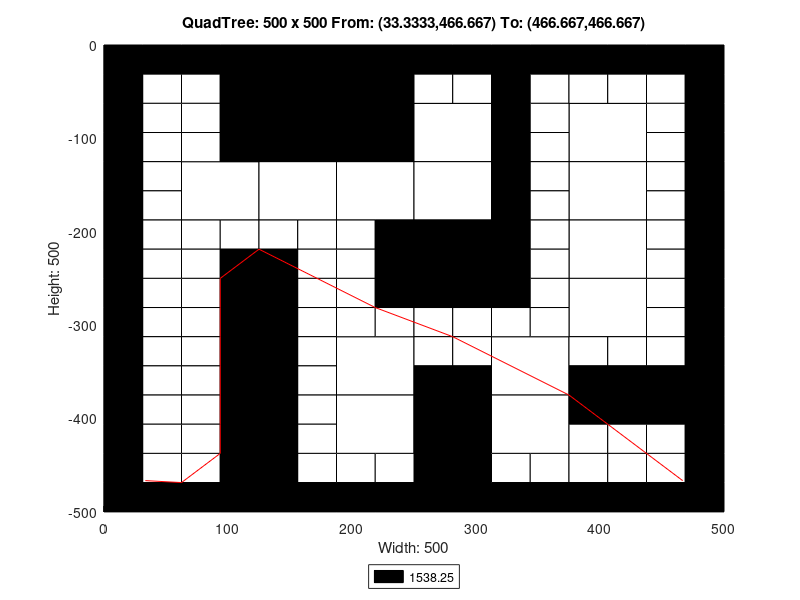

MATLAB code to generate this figure:
axis([0 500 -500 0]);
title('QuadTree: 500 x 500 From: (33.3333,466.667) To: (466.667,466.667)');
xlabel('Width: 500');
ylabel('Height: 500');
rectangle('Position',[125 -125 125 125], 'FaceColor',[0 0 0]);
rectangle('Position',[62.5 -187.5 62.5 62.5], 'FaceColor',[1 1 1]);
rectangle('Position',[125 -187.5 62.5 62.5], 'FaceColor',[1 1 1]);
rectangle('Position',[187.5 -187.5 62.5 62.5], 'FaceColor',[1 1 1]);
rectangle('Position',[250 -125 62.5 62.5], 'FaceColor',[1 1 1]);
rectangle('Position',[375 -125 62.5 62.5], 'FaceColor',[1 1 1]);
rectangle('Position',[250 -187.5 62.5 62.5], 'FaceColor',[1 1 1]);
rectangle('Position',[250 -250 62.5 62.5], 'FaceColor',[0 0 0]);
rectangle('Position',[375 -187.5 62.5 62.5], 'FaceColor',[1 1 1]);
rectangle('Position',[375 -250 62.5 62.5], 'FaceColor',[1 1 1]);
rectangle('Position',[187.5 -375 62.5 62.5], 'FaceColor',[1 1 1]);
rectangle('Position',[187.5 -437.5 62.5 62.5], 'FaceColor',[1 1 1]);
rectangle('Position',[312.5 -375 62.5 62.5], 'FaceColor',[1 1 1]);
rectangle('Position',[375 -312.5 62.5 62.5], 'FaceColor',[1 1 1]);
rectangle('Position',[250 -437.5 62.5 62.5], 'FaceColor',[0 0 0]);
rectangle('Position',[312.5 -437.5 62.5 62.5], 'FaceColor',[1 1 1]);
rectangle('Position',[250 -500 62.5 62.5], 'FaceColor',[0 0 0]);
rectangle('Position',[0 -31.25 31.25 31.25], 'FaceColor',[0 0 0]);
rectangle('Position',[31.25 -31.25 31.25 31.25], 'FaceColor',[0 0 0]);
rectangle('Position',[0 -62.5 31.25 31.25], 'FaceColor',[0 0 0]);
rectangle('Position',[31.25 -62.5 31.25 31.25], 'FaceColor',[1 1 1]);
rectangle('Position',[62.5 -31.25 31.25 31.25], 'FaceColor',[0 0 0]);
rectangle('Position',[93.75 -31.25 31.25 31.25], 'FaceColor',[0 0 0]);
rectangle('Position',[62.5 -62.5 31.25 31.25], 'FaceColor',[1 1 1]);
rectangle('Position',[93.75 -62.5 31.25 31.25], 'FaceColor',[0 0 0]);
rectangle('Position',[0 -93.75 31.25 31.25], 'FaceColor',[0 0 0]);
rectangle('Position',[31.25 -93.75 31.25 31.25], 'FaceColor',[1 1 1]);
rectangle('Position',[0 -125 31.25 31.25], 'FaceColor',[0 0 0]);
rectangle('Position',[31.25 -125 31.25 31.25], 'FaceColor',[1 1 1]);
rectangle('Position',[62.5 -93.75 31.25 31.25], 'FaceColor',[1 1 1]);
rectangle('Position',[93.75 -93.75 31.25 31.25], 'FaceColor',[0 0 0]);
rectangle('Position',[62.5 -125 31.25 31.25], 'FaceColor',[1 1 1]);
rectangle('Position',[93.75 -125 31.25 31.25], 'FaceColor',[0 0 0]);
rectangle('Position',[0 -156.25 31.25 31.25], 'FaceColor',[0 0 0]);
rectangle('Position',[31.25 -156.25 31.25 31.25], 'FaceColor',[1 1 1]);
rectangle('Position',[0 -187.5 31.25 31.25], 'FaceColor',[0 0 0]);
rectangle('Position',[31.25 -187.5 31.25 31.25], 'FaceColor',[1 1 1]);
rectangle('Position',[0 -218.75 31.25 31.25], 'FaceColor',[0 0 0]);
rectangle('Position',[31.25 -218.75 31.25 31.25], 'FaceColor',[1 1 1]);
rectangle('Position',[0 -250 31.25 31.25], 'FaceColor',[0 0 0]);
rectangle('Position',[31.25 -250 31.25 31.25], 'FaceColor',[1 1 1]);
rectangle('Position',[62.5 -218.75 31.25 31.25], 'FaceColor',[1 1 1]);
rectangle('Position',[93.75 -218.75 31.25 31.25], 'FaceColor',[1 1 1]);
rectangle('Position',[62.5 -250 31.25 31.25], 'FaceColor',[1 1 1]);
rectangle('Position',[93.75 -250 31.25 31.25], 'FaceColor',[0 0 0]);
rectangle('Position',[125 -218.75 31.25 31.25], 'FaceColor',[1 1 1]);
rectangle('Position',[156.25 -218.75 31.25 31.25], 'FaceColor',[1 1 1]);
rectangle('Position',[125 -250 31.25 31.25], 'FaceColor',[0 0 0]);
rectangle('Position',[156.25 -250 31.25 31.25], 'FaceColor',[1 1 1]);
rectangle('Position',[187.5 -218.75 31.25 31.25], 'FaceColor',[1 1 1]);
rectangle('Position',[218.75 -218.75 31.25 31.25], 'FaceColor',[0 0 0]);
rectangle('Position',[187.5 -250 31.25 31.25], 'FaceColor',[1 1 1]);
rectangle('Position',[218.75 -250 31.25 31.25], 'FaceColor',[0 0 0]);
rectangle('Position',[250 -31.25 31.25 31.25], 'FaceColor',[0 0 0]);
rectangle('Position',[281.25 -31.25 31.25 31.25], 'FaceColor',[0 0 0]);
rectangle('Position',[250 -62.5 31.25 31.25], 'FaceColor',[1 1 1]);
rectangle('Position',[281.25 -62.5 31.25 31.25], 'FaceColor',[1 1 1]);
rectangle('Position',[312.5 -31.25 31.25 31.25], 'FaceColor',[0 0 0]);
rectangle('Position',[343.75 -31.25 31.25 31.25], 'FaceColor',[0 0 0]);
rectangle('Position',[312.5 -62.5 31.25 31.25], 'FaceColor',[0 0 0]);
rectangle('Position',[343.75 -62.5 31.25 31.25], 'FaceColor',[1 1 1]);
rectangle('Position',[312.5 -93.75 31.25 31.25], 'FaceColor',[0 0 0]);
rectangle('Position',[343.75 -93.75 31.25 31.25], 'FaceColor',[1 1 1]);
rectangle('Position',[312.5 -125 31.25 31.25], 'FaceColor',[0 0 0]);
rectangle('Position',[343.75 -125 31.25 31.25], 'FaceColor',[1 1 1]);
rectangle('Position',[375 -31.25 31.25 31.25], 'FaceColor',[0 0 0]);
rectangle('Position',[406.25 -31.25 31.25 31.25], 'FaceColor',[0 0 0]);
rectangle('Position',[375 -62.5 31.25 31.25], 'FaceColor',[1 1 1]);
rectangle('Position',[406.25 -62.5 31.25 31.25], 'FaceColor',[1 1 1]);
rectangle('Position',[437.5 -31.25 31.25 31.25], 'FaceColor',[0 0 0]);
rectangle('Position',[468.75 -31.25 31.25 31.25], 'FaceColor',[0 0 0]);
rectangle('Position',[437.5 -62.5 31.25 31.25], 'FaceColor',[1 1 1]);
rectangle('Position',[468.75 -62.5 31.25 31.25], 'FaceColor',[0 0 0]);
rectangle('Position',[437.5 -93.75 31.25 31.25], 'FaceColor',[1 1 1]);
rectangle('Position',[468.75 -93.75 31.25 31.25], 'FaceColor',[0 0 0]);
rectangle('Position',[437.5 -125 31.25 31.25], 'FaceColor',[1 1 1]);
rectangle('Position',[468.75 -125 31.25 31.25], 'FaceColor',[0 0 0]);
rectangle('Position',[312.5 -156.25 31.25 31.25], 'FaceColor',[0 0 0]);
rectangle('Position',[343.75 -156.25 31.25 31.25], 'FaceColor',[1 1 1]);
rectangle('Position',[312.5 -187.5 31.25 31.25], 'FaceColor',[0 0 0]);
rectangle('Position',[343.75 -187.5 31.25 31.25], 'FaceColor',[1 1 1]);
rectangle('Position',[312.5 -218.75 31.25 31.25], 'FaceColor',[0 0 0]);
rectangle('Position',[343.75 -218.75 31.25 31.25], 'FaceColor',[1 1 1]);
rectangle('Position',[312.5 -250 31.25 31.25], 'FaceColor',[0 0 0]);
rectangle('Position',[343.75 -250 31.25 31.25], 'FaceColor',[1 1 1]);
rectangle('Position',[437.5 -156.25 31.25 31.25], 'FaceColor',[1 1 1]);
rectangle('Position',[468.75 -156.25 31.25 31.25], 'FaceColor',[0 0 0]);
rectangle('Position',[437.5 -187.5 31.25 31.25], 'FaceColor',[1 1 1]);
rectangle('Position',[468.75 -187.5 31.25 31.25], 'FaceColor',[0 0 0]);
rectangle('Position',[437.5 -218.75 31.25 31.25], 'FaceColor',[1 1 1]);
rectangle('Position',[468.75 -218.75 31.25 31.25], 'FaceColor',[0 0 0]);
rectangle('Position',[437.5 -250 31.25 31.25], 'FaceColor',[1 1 1]);
rectangle('Position',[468.75 -250 31.25 31.25], 'FaceColor',[0 0 0]);
rectangle('Position',[0 -281.25 31.25 31.25], 'FaceColor',[0 0 0]);
rectangle('Position',[31.25 -281.25 31.25 31.25], 'FaceColor',[1 1 1]);
rectangle('Position',[0 -312.5 31.25 31.25], 'FaceColor',[0 0 0]);
rectangle('Position',[31.25 -312.5 31.25 31.25], 'FaceColor',[1 1 1]);
rectangle('Position',[62.5 -281.25 31.25 31.25], 'FaceColor',[1 1 1]);
rectangle('Position',[93.75 -281.25 31.25 31.25], 'FaceColor',[0 0 0]);
rectangle('Position',[62.5 -312.5 31.25 31.25], 'FaceColor',[1 1 1]);
rectangle('Position',[93.75 -312.5 31.25 31.25], 'FaceColor',[0 0 0]);
rectangle('Position',[0 -343.75 31.25 31.25], 'FaceColor',[0 0 0]);
rectangle('Position',[31.25 -343.75 31.25 31.25], 'FaceColor',[1 1 1]);
rectangle('Position',[0 -375 31.25 31.25], 'FaceColor',[0 0 0]);
rectangle('Position',[31.25 -375 31.25 31.25], 'FaceColor',[1 1 1]);
rectangle('Position',[62.5 -343.75 31.25 31.25], 'FaceColor',[1 1 1]);
rectangle('Position',[93.75 -343.75 31.25 31.25], 'FaceColor',[0 0 0]);
rectangle('Position',[62.5 -375 31.25 31.25], 'FaceColor',[1 1 1]);
rectangle('Position',[93.75 -375 31.25 31.25], 'FaceColor',[0 0 0]);
rectangle('Position',[125 -281.25 31.25 31.25], 'FaceColor',[0 0 0]);
rectangle('Position',[156.25 -281.25 31.25 31.25], 'FaceColor',[1 1 1]);
rectangle('Position',[125 -312.5 31.25 31.25], 'FaceColor',[0 0 0]);
rectangle('Position',[156.25 -312.5 31.25 31.25], 'FaceColor',[1 1 1]);
rectangle('Position',[187.5 -281.25 31.25 31.25], 'FaceColor',[1 1 1]);
rectangle('Position',[218.75 -281.25 31.25 31.25], 'FaceColor',[0 0 0]);
rectangle('Position',[187.5 -312.5 31.25 31.25], 'FaceColor',[1 1 1]);
rectangle('Position',[218.75 -312.5 31.25 31.25], 'FaceColor',[1 1 1]);
rectangle('Position',[125 -343.75 31.25 31.25], 'FaceColor',[0 0 0]);
rectangle('Position',[156.25 -343.75 31.25 31.25], 'FaceColor',[1 1 1]);
rectangle('Position',[125 -375 31.25 31.25], 'FaceColor',[0 0 0]);
rectangle('Position',[156.25 -375 31.25 31.25], 'FaceColor',[1 1 1]);
rectangle('Position',[0 -406.25 31.25 31.25], 'FaceColor',[0 0 0]);
rectangle('Position',[31.25 -406.25 31.25 31.25], 'FaceColor',[1 1 1]);
rectangle('Position',[0 -437.5 31.25 31.25], 'FaceColor',[0 0 0]);
rectangle('Position',[31.25 -437.5 31.25 31.25], 'FaceColor',[1 1 1]);
rectangle('Position',[62.5 -406.25 31.25 31.25], 'FaceColor',[1 1 1]);
rectangle('Position',[93.75 -406.25 31.25 31.25], 'FaceColor',[0 0 0]);
rectangle('Position',[62.5 -437.5 31.25 31.25], 'FaceColor',[1 1 1]);
rectangle('Position',[93.75 -437.5 31.25 31.25], 'FaceColor',[0 0 0]);
rectangle('Position',[0 -468.75 31.25 31.25], 'FaceColor',[0 0 0]);
rectangle('Position',[31.25 -468.75 31.25 31.25], 'FaceColor',[1 1 1]);
rectangle('Position',[0 -500 31.25 31.25], 'FaceColor',[0 0 0]);
rectangle('Position',[31.25 -500 31.25 31.25], 'FaceColor',[0 0 0]);
rectangle('Position',[62.5 -468.75 31.25 31.25], 'FaceColor',[1 1 1]);
rectangle('Position',[93.75 -468.75 31.25 31.25], 'FaceColor',[0 0 0]);
rectangle('Position',[62.5 -500 31.25 31.25], 'FaceColor',[0 0 0]);
rectangle('Position',[93.75 -500 31.25 31.25], 'FaceColor',[0 0 0]);
rectangle('Position',[125 -406.25 31.25 31.25], 'FaceColor',[0 0 0]);
rectangle('Position',[156.25 -406.25 31.25 31.25], 'FaceColor',[1 1 1]);
rectangle('Position',[125 -437.5 31.25 31.25], 'FaceColor',[0 0 0]);
rectangle('Position',[156.25 -437.5 31.25 31.25], 'FaceColor',[1 1 1]);
rectangle('Position',[125 -468.75 31.25 31.25], 'FaceColor',[0 0 0]);
rectangle('Position',[156.25 -468.75 31.25 31.25], 'FaceColor',[1 1 1]);
rectangle('Position',[125 -500 31.25 31.25], 'FaceColor',[0 0 0]);
rectangle('Position',[156.25 -500 31.25 31.25], 'FaceColor',[0 0 0]);
rectangle('Position',[187.5 -468.75 31.25 31.25], 'FaceColor',[1 1 1]);
rectangle('Position',[218.75 -468.75 31.25 31.25], 'FaceColor',[1 1 1]);
rectangle('Position',[187.5 -500 31.25 31.25], 'FaceColor',[0 0 0]);
rectangle('Position',[218.75 -500 31.25 31.25], 'FaceColor',[0 0 0]);
rectangle('Position',[250 -281.25 31.25 31.25], 'FaceColor',[0 0 0]);
rectangle('Position',[281.25 -281.25 31.25 31.25], 'FaceColor',[0 0 0]);
rectangle('Position',[250 -312.5 31.25 31.25], 'FaceColor',[1 1 1]);
rectangle('Position',[281.25 -312.5 31.25 31.25], 'FaceColor',[1 1 1]);
rectangle('Position',[312.5 -281.25 31.25 31.25], 'FaceColor',[0 0 0]);
rectangle('Position',[343.75 -281.25 31.25 31.25], 'FaceColor',[1 1 1]);
rectangle('Position',[312.5 -312.5 31.25 31.25], 'FaceColor',[1 1 1]);
rectangle('Position',[343.75 -312.5 31.25 31.25], 'FaceColor',[1 1 1]);
rectangle('Position',[250 -343.75 31.25 31.25], 'FaceColor',[1 1 1]);
rectangle('Position',[281.25 -343.75 31.25 31.25], 'FaceColor',[1 1 1]);
rectangle('Position',[250 -375 31.25 31.25], 'FaceColor',[0 0 0]);
rectangle('Position',[281.25 -375 31.25 31.25], 'FaceColor',[0 0 0]);
rectangle('Position',[437.5 -281.25 31.25 31.25], 'FaceColor',[1 1 1]);
rectangle('Position',[468.75 -281.25 31.25 31.25], 'FaceColor',[0 0 0]);
rectangle('Position',[437.5 -312.5 31.25 31.25], 'FaceColor',[1 1 1]);
rectangle('Position',[468.75 -312.5 31.25 31.25], 'FaceColor',[0 0 0]);
rectangle('Position',[375 -343.75 31.25 31.25], 'FaceColor',[1 1 1]);
rectangle('Position',[406.25 -343.75 31.25 31.25], 'FaceColor',[1 1 1]);
rectangle('Position',[375 -375 31.25 31.25], 'FaceColor',[0 0 0]);
rectangle('Position',[406.25 -375 31.25 31.25], 'FaceColor',[0 0 0]);
rectangle('Position',[437.5 -343.75 31.25 31.25], 'FaceColor',[1 1 1]);
rectangle('Position',[468.75 -343.75 31.25 31.25], 'FaceColor',[0 0 0]);
rectangle('Position',[437.5 -375 31.25 31.25], 'FaceColor',[0 0 0]);
rectangle('Position',[468.75 -375 31.25 31.25], 'FaceColor',[0 0 0]);
rectangle('Position',[312.5 -468.75 31.25 31.25], 'FaceColor',[1 1 1]);
rectangle('Position',[343.75 -468.75 31.25 31.25], 'FaceColor',[1 1 1]);
rectangle('Position',[312.5 -500 31.25 31.25], 'FaceColor',[0 0 0]);
rectangle('Position',[343.75 -500 31.25 31.25], 'FaceColor',[0 0 0]);
rectangle('Position',[375 -406.25 31.25 31.25], 'FaceColor',[0 0 0]);
rectangle('Position',[406.25 -406.25 31.25 31.25], 'FaceColor',[0 0 0]);
rectangle('Position',[375 -437.5 31.25 31.25], 'FaceColor',[1 1 1]);
rectangle('Position',[406.25 -437.5 31.25 31.25], 'FaceColor',[1 1 1]);
rectangle('Position',[437.5 -406.25 31.25 31.25], 'FaceColor',[0 0 0]);
rectangle('Position',[468.75 -406.25 31.25 31.25], 'FaceColor',[0 0 0]);
rectangle('Position',[437.5 -437.5 31.25 31.25], 'FaceColor',[1 1 1]);
rectangle('Position',[468.75 -437.5 31.25 31.25], 'FaceColor',[0 0 0]);
rectangle('Position',[375 -468.75 31.25 31.25], 'FaceColor',[1 1 1]);
rectangle('Position',[406.25 -468.75 31.25 31.25], 'FaceColor',[1 1 1]);
rectangle('Position',[375 -500 31.25 31.25], 'FaceColor',[0 0 0]);
rectangle('Position',[406.25 -500 31.25 31.25], 'FaceColor',[0 0 0]);
rectangle('Position',[437.5 -468.75 31.25 31.25], 'FaceColor',[1 1 1]);
rectangle('Position',[468.75 -468.75 31.25 31.25], 'FaceColor',[0 0 0]);
rectangle('Position',[437.5 -500 31.25 31.25], 'FaceColor',[0 0 0]);
rectangle('Position',[468.75 -500 31.25 31.25], 'FaceColor',[0 0 0]);
X=[466.667,466.667,406.25,406.25,375,375,281.25,218.75,218.75,218.75,125,125,125,93.75,93.75,93.75,93.75,93.75,93.75,93.75,62.5,33.3333];
Y=[-466.667,-466.667,-406.25,-406.25,-375,-375,-312.5,-281.25,-281.25,-281.25,-218.75,-218.75,-218.75,-250,-281.25,-312.5,-343.75,-375,-406.25,-437.5,-468.75,-466.667];
hold on;
plot(X,Y,'r');
legend('1538.25','Location','southoutside');
